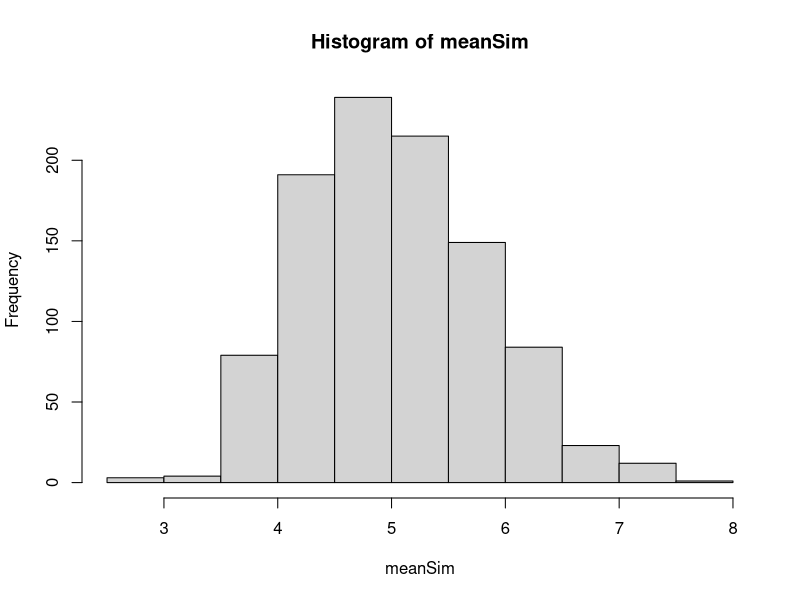
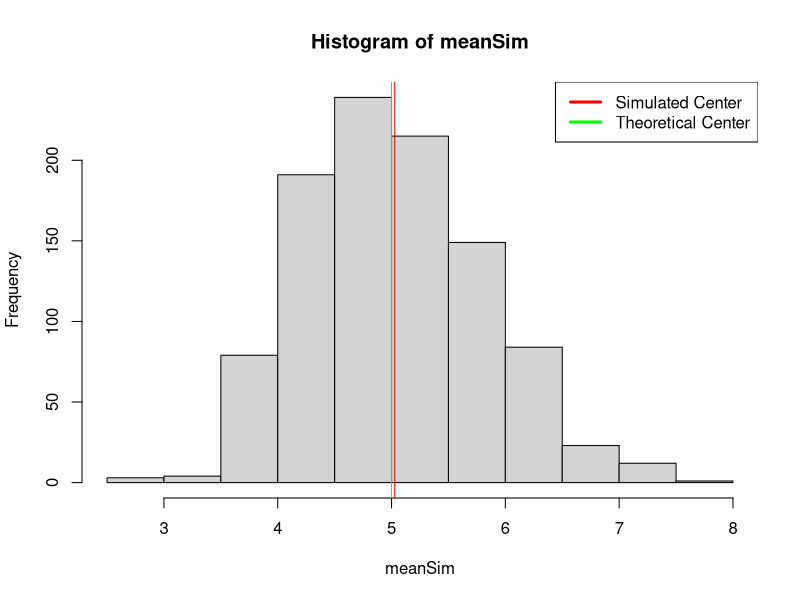
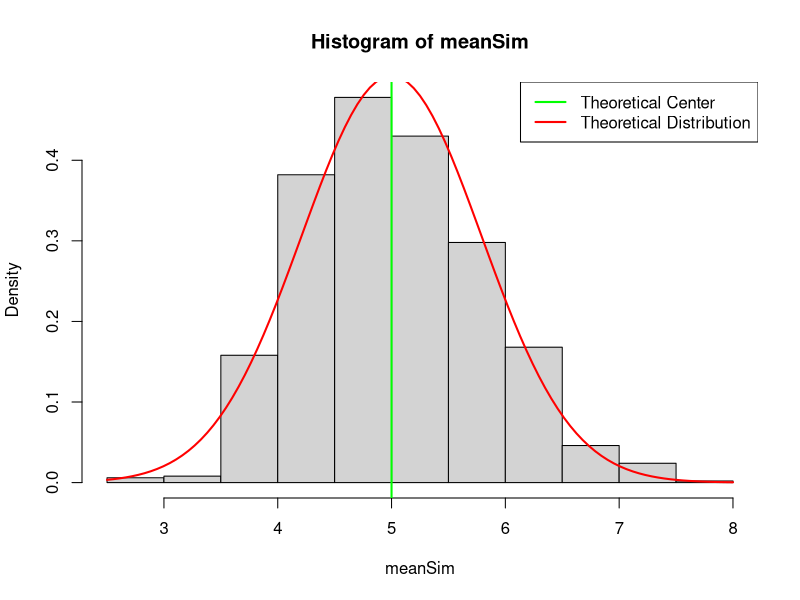

The R script that drew these images, in order:
## ---- chunk 1
set.seed(8080)
n <- 40; y <- .2; m <- 1:1000
meanSim <- sapply(m, function(x){mean(rexp(n,y))})
hist(meanSim)
## ---- chunk 2
## The center based on the model
sim <- mean(meanSim)
## ---- chunk 3
## Theoretical mean of distribution
actual <- 1/.2
## ---- chunk 4
hist(meanSim)
abline(v=sim, col="red", lwd =1)
abline(v=actual, col="green", lwd=1)
legend("topright", c("Simulated Center", "Theoretical Center"), col=c("red", "green"), lwd=3)
## ---- chunk 5
sdSim <- sd(meanSim)
varSim <- var(meanSim)
sdActual <- (1/y)/sqrt(40)
varActual <- ((1/y)/sqrt(40))^2
table <- data.frame(StdDev = c(sdSim, sdActual),
                    Variance = c(varSim, varActual),
                    row.names = c("Simulated",
                                  "Theoretical"))

table
## ---- chunk 6
## Calculate the difference between them
sdDiff <- sdSim - sdActual
varDiff <- varActual - varSim
## ---- chunk 7
hist(meanSim, freq = F)
curve(dnorm(x, mean=actual, sd=sdActual), add = TRUE, col="red", lwd=2)
abline(v=actual, col= "green", lwd=2)
legend("topright", c("Theoretical Center", "Theoretical Distribution"), col=c("green", "red"), lwd=2)
## ---- chunk 8
sessionInfo()
